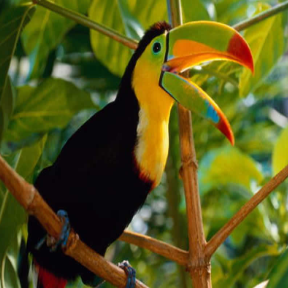
#> input picture hw2_1701210098_黄晃/code/image/fig1.png, 288 x 288 px
$ python heat.py   (older library calls are emulated)
#> lines starting #> are read from the running program, lines starting #| are printed output that depends on the picture; after the words box and inside, x2 and y2 are one past the last pixel; in counts of white or black regions, pixels touching at a corner belong together; long printed decimals are rounded
### hw2_1701210098_黄晃/code/mysubroutines.py

import pdb
import numpy as np
import scipy
from scipy.ndimage import convolve


def mysolver(u_hat,C,K=1,mode_L=1,T=1):

    max_step = int(T//C)
    u = u_hat.copy()
    for i in range(max_step):
#        u = ite_heat(u,C)
        print('T=%f'%(C*i))
#        u = ite_PM(u, C, K=K)
        u = ite_filter(u,C,mode_L=mode_L)
    u[u>1.0]=1.0
    u[u<0.0]=0
    return u


# [36 lines left out: functions ite_heat, ite_PM, not called in this run]

def ite_filter(u,C,mode_L=1):
    u_temp = np.zeros([u.shape[0]+2,u.shape[1]+2,u.shape[2]])
    u_temp[1:-1,1:-1,:] = u.copy()
    u_temp[0,:,:]=u_temp[1,:,:].copy()
    u_temp[-1,:,:]=u_temp[-2,:,:].copy()
    u_temp[:,0,:]=u_temp[:,1,:].copy()
    u_temp[:,-1,:]=u_temp[:,-2,:].copy()

    u11 = u_temp[1:-1,2:,:]-u_temp[1:-1,1:-1,:]
    u12 = u_temp[1:-1,1:-1,:]-u_temp[1:-1,:-2,:]
    u21 = u_temp[2:,1:-1,:]-u_temp[1:-1,1:-1]
    u22 = u_temp[1:-1,1:-1,:]-u_temp[:-2,1:-1]
    m1 = minmod(u11,u12)
    m2 = minmod(u21,u22)

    s = m1*m1+m2*m2

    if mode_L==1:
        L = u_temp[:-2,1:-1,:]+u_temp[2:,1:-1,:]+u_temp[1:-1,:-2,:]+u_temp[1:-1,2:,:]-4*u
    else:
        uxx = u_temp[:-2,1:-1,:]+u_temp[2:,1:-1,:]-2*u
        uyy = u_temp[1:-1,:-2,:]+u_temp[1:-1,2:,:]-2*u
        m = np.zeros([u.shape[0],u.shape[1]+1,u.shape[2]])
        m[:,:-1,:] = m2.copy()
        m[:,-1,:] = m[:,-2,:].copy()
        uxy = m[:,1:,:]-m[:,:-1,:]
        L = (m1*m1*uxx + 2*m1*m2*uxy + m2*m2*uyy)/np.sqrt(s*s+1e-10)

    s = np.sqrt(s)
    print(np.max(s))
    u = u - C*s*L
    return u

def minmod(u1,u2):
    return (np.sign(u1*u2)+1)//2*np.sign(u1)*np.minimum(abs(u1),abs(u2))

def fspecial(kernel_size,gaussian_sigma):
#> called with kernel_size = 1, gaussian_sigma = 1.5
    K_g = np.zeros([kernel_size,kernel_size])
    i_a = np.zeros([kernel_size,1])
    j_a = np.zeros([1,kernel_size])
    sigma = gaussian_sigma**2
    if sigma == 0:
        kernel = K_g.copy()
        mid = (kernel_size-1)//2
        kernel[mid,mid] = 1
        return kernel
    for i in range(kernel_size):
        i_a[i,0] = (i-(kernel_size-1)/2)**2
        j_a[0,i] = (i-(kernel_size-1)/2)**2
#> further down, f is the input picture: shape (288, 288, 3) float32; mean R, G, B 0.345, 0.347, 0.106
    K_g = np.exp((-i_a-j_a)/sigma)
    sig = np.sum(K_g)
    kernel = K_g / sig
#    pdb.set_trace()
    return kernel

def conv(f,kernel,mode='constant'):
#> called with kernel = array of shape (1, 1), mode = 'constant'
    pixel_size = f.shape[2]
#> pixel_size = 3
    b = np.zeros(f.shape)
    for i in range(pixel_size):
        b[:,:,i] = convolve(f[:,:,i],kernel,mode=mode)
    return b

def add_NoiseAndBluf(f,kernel,mode='constant',noise_rate=100):
    u_hat = conv(f,kernel,mode) + np.max(f)* noise_rate * np.random.randn(*f.shape)
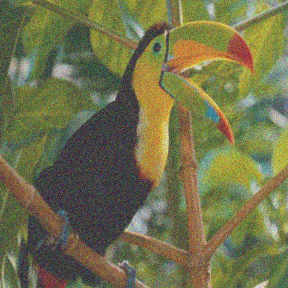
#> u_hat: shape (288, 288, 3) float64; mean R, G, B 0.345, 0.347, 0.106; drawn with min black and max white
    u_hat[u_hat>1.] = 1.
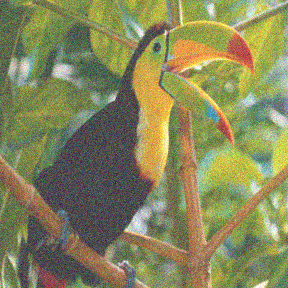
#> u_hat: shape (288, 288, 3) float64; 0.75% of pixels changed, all inside (x1, y1, x2, y2) = (13, 6, 288, 288); drawn with min black and max white
    u_hat[u_hat<0.] = 0.
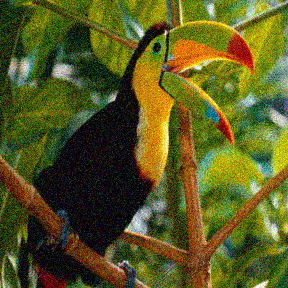
#> u_hat: shape (288, 288, 3) float64; mean R, G, B 0.35, 0.353, 0.125
    return u_hat

# [35 lines left out: functions laplace, grad, div, not called in this run]


### hw2_1701210098_黄晃/code/heat.py

import sys
import numpy as np
import matplotlib.pyplot as plt
import matplotlib.image as mpimg
import time
import pdb
from scipy import misc
import mysubroutines
argc = len(sys.argv)

K=100
mode_L=1
C = 5e-2
image_path = (sys.argv[1]) if argc>1 else 'image/fig1.png'
T = float(sys.argv[2]) if argc>2 else 1
result_image_path=(sys.argv[3]) if argc>3 else 'image/fig1_result.png'
raw_isnoise = int(sys.argv[5]) if argc>5 else 0

kernel_size= 1
gaussian_sigma=1.5
noise_rate = 0.1
kernel=mysubroutines.fspecial(kernel_size,gaussian_sigma)


f=mpimg.imread(image_path)


if len(f.shape) < 3:
    f = np.reshape(f,[*f.shape,1])
if np.max(f)>1.0:
    f = f/255
if raw_isnoise == 0:
    u_hat = mysubroutines.add_NoiseAndBluf(
                             f,kernel,noise_rate=noise_rate)
else:
    u_hat = f

u1 = u_hat.copy()
if f.shape[2] == 1:
    u1 = u_hat[:,:,0]
misc.imsave('image/fig1_noise.png', u1)
plt.close('all')
h1 = plt.figure()
ax1 = h1.add_subplot(121)
ax1.imshow(u1, cmap= plt.cm.gray)


u=mysubroutines.mysolver(u_hat,C=C,K=K,mode_L=mode_L,T=T)
#> the loop in mysolver, `for i in range(max_step):` made 19 passes
#| 0.4456
#| 0.442
#| 0.438
#| 0.4335
#| 0.4287
#| 0.4233
#| 0.4214
#| 0.4246
#> (further printed lines are left out)
#> pass 1, in ite_filter, `u11 = u_temp[1:-1,2:,:]-u_temp[1:-1,1:-1,:]`:
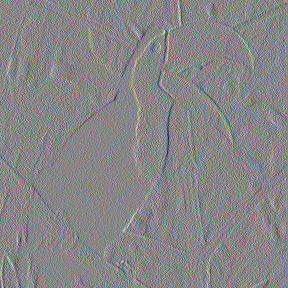
#> u11: shape (288, 288, 3) float64; mean of channels 0, 1, 2 0.001, 0.00108, 0.000798; drawn with min black and max white
#> pass 1, in ite_filter, `u12 = u_temp[1:-1,1:-1,:]-u_temp[1:-1,:-2,:]`:
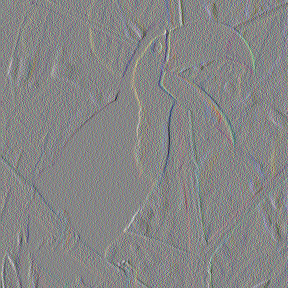
#> u12: shape (288, 288, 3) float64; mean of channels 0, 1, 2 0.001, 0.00108, 0.000798; drawn with min black and max white
#> pass 1, in ite_filter, `u21 = u_temp[2:,1:-1,:]-u_temp[1:-1,1:-1]`:
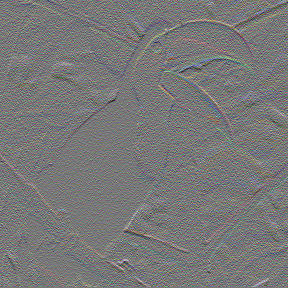
#> u21: shape (288, 288, 3) float64; mean of channels 0, 1, 2 -0.000194, -0.000411, 9.65e-05; drawn with min black and max white
#> pass 1, in ite_filter, `u22 = u_temp[1:-1,1:-1,:]-u_temp[:-2,1:-1]`:
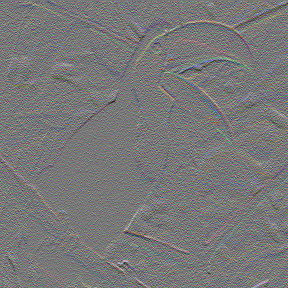
#> u22: shape (288, 288, 3) float64; mean of channels 0, 1, 2 -0.000194, -0.000411, 9.65e-05; drawn with min black and max white
u2 = u.copy()
if f.shape[2] == 1:
    u2 = u2[:,:,0]
misc.imsave(result_image_path,u2)
